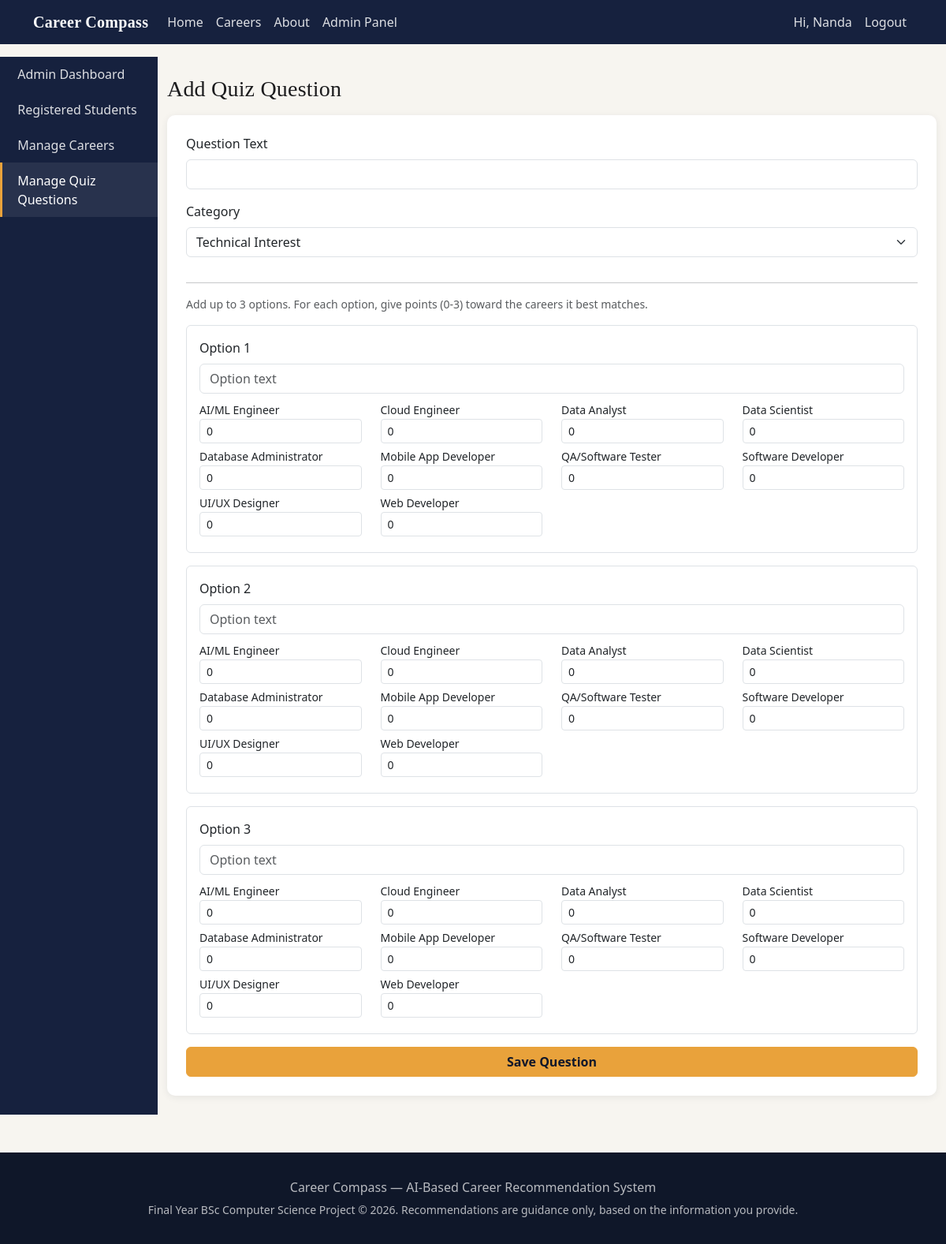
The page /admin/questions/add (signed in) on the database its author committed.
### models/models.py (models this page shows, shortened)
class User(UserMixin, db.Model):
    __tablename__ = "users"
    id = db.Column(db.Integer, primary_key=True)
    name = db.Column(db.String(120), nullable=False)
    email = db.Column(db.String(150), unique=True, nullable=False)
    password_hash = db.Column(db.String(255), nullable=False)
    is_admin = db.Column(db.Boolean, default=False)
    created_at = db.Column(db.DateTime, default=utcnow)
    profile = db.relationship("Profile", backref="user", uselist=False, cascade="all, delete-orphan")
    skills = db.relationship("UserSkill", backref="user", cascade="all, delete-orphan")
    interests = db.relationship("UserInterest", backref="user", cascade="all, delete-orphan")
    results = db.relationship("Result", backref="user", cascade="all, delete-orphan")

class Career(db.Model):
    __tablename__ = "careers"
    id = db.Column(db.Integer, primary_key=True)
    name = db.Column(db.String(120), unique=True, nullable=False)
    description = db.Column(db.Text)
    required_skills = db.relationship("CareerSkill", backref="career", cascade="all, delete-orphan")
    related_interests = db.relationship("CareerInterest", backref="career", cascade="all, delete-orphan")
    roadmap_steps = db.relationship("RoadmapStep", backref="career", cascade="all, delete-orphan",
                                     order_by="RoadmapStep.step_number")
    projects = db.relationship("Project", backref="career", cascade="all, delete-orphan")

### routes/admin.py (the view, shortened to what this page needs)
@admin_bp.route("/questions/add", methods=["GET", "POST"])
@login_required
@admin_required
def add_question():
    careers = Career.query.order_by(Career.name).all()
    return render_template("admin/question_form.html", careers=careers)

### routes/admin.py (called while the page is built)
def admin_required(view):
    @wraps(view)
    def wrapped(*args, **kwargs):
        if not current_user.is_authenticated or not current_user.is_admin:
            abort(403)
        return view(*args, **kwargs)
    return wrapped

### templates/admin/question_form.html (shortened to what this page needs)
{% extends "admin/admin_base.html" %}
{% set active = 'questions' %}
{% block admin_content %}
<h3>Add Quiz Question</h3>
<form method="POST" class="card card-custom p-4 mt-3">
    <div class="mb-3">
        <label class="form-label">Question Text</label>
        <input type="text" name="text" class="form-control" required>
    </div>
    <div class="mb-3">
        <label class="form-label">Category</label>
        <select name="category" class="form-select">
            <option value="Technical">Technical Interest</option>
        </select>
    </div>
    <hr>
    <p class="text-muted small">Add up to 3 options. For each option, give points (0-3) toward the careers it best matches.</p>
    {% for idx in range(3) %}
    <div class="border rounded p-3 mb-3">
        <label class="form-label">Option {{ idx + 1 }}</label>
        <input type="text" name="option_text" class="form-control mb-2" placeholder="Option text">
        <div class="row">
            {% for career in careers %}
            <div class="col-md-3 mb-1">
                <label class="form-label small mb-0">{{ career.name }}</label>
                <input type="number" min="0" max="3" name="points_{{ idx }}_{{ career.id }}" class="form-control form-control-sm" value="0">
            </div>
            {% endfor %}
        </div>
    </div>
    {% endfor %}
    <button type="submit" class="btn btn-amber">Save Question</button>
</form>
{% endblock %}

### templates/base.html (shortened to what this page needs)
<!DOCTYPE html>
<html lang="en">
<head>
    <link href="https://cdn.jsdelivr.net/npm/bootstrap@5.3.3/dist/css/bootstrap.min.css" rel="stylesheet">
    <link rel="stylesheet" href="{{ url_for('static', filename='css/style.css') }}">
</head>
<body>
<nav class="navbar navbar-expand-lg navbar-custom navbar-dark">
    <div class="container">
        <a class="navbar-brand navbar-brand-custom brand" href="{{ url_for('main.home') }}">Career Compass</a>
        <div class="collapse navbar-collapse" id="navMenu">
            <ul class="navbar-nav me-auto mb-2 mb-lg-0">
                <li class="nav-item"><a class="nav-link" href="{{ url_for('main.home') }}">Home</a></li>
                <li class="nav-item"><a class="nav-link" href="{{ url_for('main.careers') }}">Careers</a></li>
                <li class="nav-item"><a class="nav-link" href="{{ url_for('main.about') }}">About</a></li>
                {% if current_user.is_authenticated and current_user.is_admin %}
                <li class="nav-item"><a class="nav-link" href="{{ url_for('admin.dashboard') }}">Admin Panel</a></li>
                {% endif %}
            </ul>
            <ul class="navbar-nav">
                {% if current_user.is_authenticated %}
                <li class="nav-item"><span class="nav-link">Hi, {{ current_user.name }}</span></li>
                <li class="nav-item"><a class="nav-link" href="{{ url_for('auth.logout') }}">Logout</a></li>
                {% else %}
                <li class="nav-item"><a class="nav-link" href="{{ url_for('auth.login') }}">Login</a></li>
                <li class="nav-item"><a class="nav-link" href="{{ url_for('auth.register') }}">Register</a></li>
                {% endif %}
            </ul>
        </div>
    </div>
</nav>
{% block content %}{% endblock %}
<footer>
    <div class="container text-center">
        <p class="mb-1">Career Compass &mdash; AI-Based Career Recommendation System</p>
        <small>Final Year BSc Computer Science Project &copy; {{ current_year }}. Recommendations are guidance only, based on the information you provide.</small>
    </div>
</footer>
</body>
</html>

### static/css/style.css (style rules this page uses)
:root { --navy: #16213E; --navy-dark: #0F1729; --amber: #E9A23B; --teal: #2FA98C; --paper: #F7F5F0; --ink: #1C1C1E; --muted: #6B7280; }
body { background-color: var(--paper); color: var(--ink); font-family: "Segoe UI", Roboto, Helvetica, Arial, sans-serif; }
h1, h2, h3, h4, .brand { font-family: "Georgia", "Times New Roman", serif; letter-spacing: 0.2px; }
.navbar-brand-custom { font-weight: 700; color: #fff !important; letter-spacing: 0.3px; }
.navbar-custom { background-color: var(--navy); }
.navbar-custom .nav-link { color: rgba(255, 255, 255, 0.85) !important; }
.btn-amber { background-color: var(--amber); border-color: var(--amber); color: var(--navy-dark); font-weight: 600; }
.card-custom { border: none; border-radius: 10px; box-shadow: 0 2px 10px rgba(22, 33, 62, 0.08); }
footer { background-color: var(--navy-dark); color: rgba(255, 255, 255, 0.7); padding: 2rem 0; margin-top: 3rem; }

### rows shown on the page
User: name "Nanda"
Career: name "AI/ML Engineer", idx "0"
Career: name "Cloud Engineer", idx "0"
Career: name "Data Analyst", idx "0"
Career: name "Data Scientist", idx "0"
Career: name "Database Administrator", idx "0"
Career: name "Mobile App Developer", idx "0"
Career: name "QA/Software Tester", idx "0"
Career: name "Software Developer", idx "0"
Career: name "UI/UX Designer", idx "0"
Career: name "Web Developer", idx "0"

### other values the page prints
{{ idx + 1 }} "1" "2" "3"
